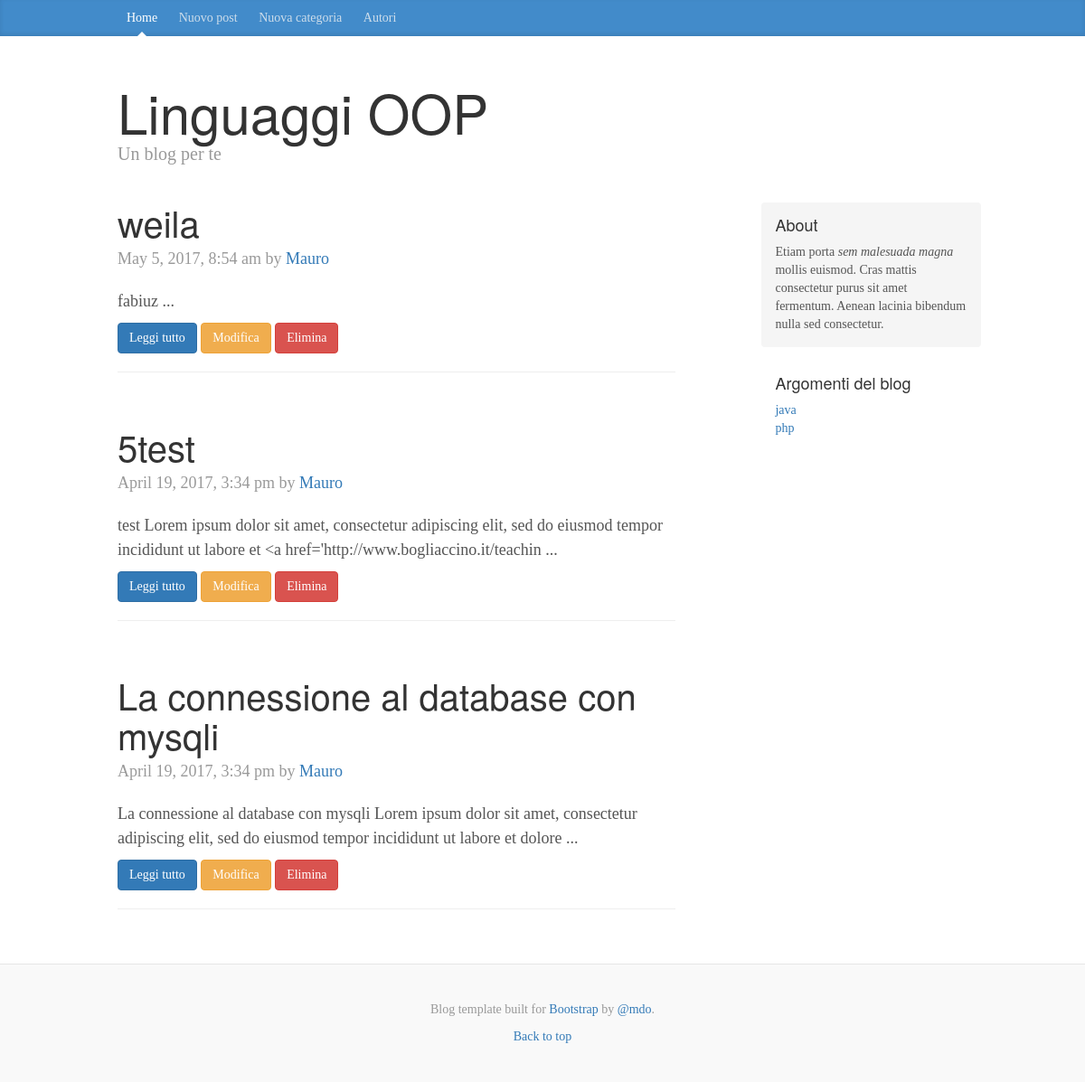
/index.php?id_cat=1, run on the app's committed database.
### tables this page shows
CREATE TABLE `posts` (
  `id` int(11) NOT NULL,
  `titolo` varchar(255) NOT NULL,
  `sottotitolo` varchar(255) NOT NULL,
  `testo` text NOT NULL,
  `immagine` varchar(255) NOT NULL,
  `id_categoria` int(11) NOT NULL,
  `data_post` timestamp NOT NULL DEFAULT CURRENT_TIMESTAMP ON UPDATE CURRENT_TIMESTAMP
);

CREATE TABLE `categorie` (
  `id_categoria` int(11) NOT NULL,
  `categoria` varchar(25) NOT NULL
);

### includes/database.php (called while the page is built, shortened)
<?php
class Database {
    private $host = DB_HOST;
    private $user = DB_USER;
    private $pass = DB_PASS;
    private $dbname = DB_NAME;
    public $link;
    public function connetti() {
        $this->link = mysqli_connect($this->host, $this->user, $this->pass, $this->dbname);
    }
    public function select($query) {
        $result = mysqli_query($this->link, $query);
        if ($result->num_rows > 0){
            return $result;
        } else
            return false;
    }
}

### includes/funzioni.php (called while the page is built)
<?php
function formattaData($param) {
    return date("F j, Y, g:i a", strtotime($param));
}

### includes/content.php (the view, shortened to what this page needs)
<?php
$categoria = isset($_REQUEST['id_cat']) ? $_REQUEST['id_cat'] : false;
$paginazione = isset($_REQUEST['start']) ? $_REQUEST['start'] : 1;
$start = $paginazione ? ($paginazione - 1) * MAX_POST_PAGE : 0;
$order = " order by data_post desc ";
$limite = "limit $start ,".MAX_POST_PAGE." ";
$query = "SELECT * FROM posts ";
if ($categoria)
    $query .= " WHERE id_categoria = $categoria ";
$query.= $order;
$query .= $limite;
$posts = $DB->select($query);
?>
    <div class="col-sm-8 blog-main">
<?php while ($row = mysqli_fetch_array($posts)) : ?>
    <div class="blog-post">
        <h2 class="blog-post-title"><?= $row['titolo'] ?></h2>
        <p class="blog-post-meta"><?= formattaData($row['data_post']) ?> by <a href="#">Mauro</a></p>
        <p><?= htmlspecialchars(substr($row['testo'], 0, 150)) ?> ... </p>
        <p>
            <a href="?view=single&id_post=<?= $row['id'] ?>" class="btn btn-primary">Leggi tutto</a>
            <a href="?view=modifica&id_post=<?= $row['id'] ?>" class="btn btn-warning">Modifica</a>
            <a href="?view=elimina&id_post=<?= $row['id'] ?>" class="btn btn-danger">Elimina</a>
        </p>
        <hr>
    </div>
<?php endwhile; ?>
    </div>

### includes/sidebar.php
<?php
$query = "SELECT * FROM categorie order by categoria";
$elencocategorie = $DB->select($query);
?>
<div class="col-sm-3 col-sm-offset-1 blog-sidebar">
    <div class="sidebar-module sidebar-module-inset">
        <h4>About</h4>
        <p>Etiam porta <em>sem malesuada magna</em> mollis euismod. Cras mattis consectetur purus sit amet fermentum. Aenean lacinia bibendum nulla sed consectetur.</p>
    </div>
    <div class="sidebar-module">
        <h4>Argomenti del blog</h4>
        <ol class="list-unstyled">
            <?php while ($row = mysqli_fetch_array($elencocategorie)) : ?>
                <li><a href="index.php?id_cat=<?= $row['id_categoria'] ?>"><?= $row['categoria'] ?></a></li>
            <?php endwhile; ?>
        </ol>
    </div>
</div>

### css/blog.css (style rules this page uses)
body { font-family: Georgia, "Times New Roman", Times, serif; color: #555; }
h1, .h1, h2, .h2, h3, .h3, h4, .h4, h5, .h5, h6, .h6 { margin-top: 0; font-family: "Helvetica Neue", Helvetica, Arial, sans-serif; font-weight: normal; color: #333; }
.blog-main { font-size: 18px; line-height: 1.5; }
.sidebar-module { padding: 15px; margin: 0 -15px 15px; }
.sidebar-module-inset { padding: 15px; background-color: #f5f5f5; border-radius: 4px; }
.sidebar-module-inset p:last-child, .sidebar-module-inset ul:last-child, .sidebar-module-inset ol:last-child { margin-bottom: 0; }
.blog-post { margin-bottom: 60px; }
.blog-post-title { margin-bottom: 5px; font-size: 40px; }
.blog-post-meta { margin-bottom: 20px; color: #999; }

### data on the page
posts: titolo "weila", data_post "May 5, 2017, 8:54 am", testo "fabiuz"
posts: titolo "5test", data_post "April 19, 2017, 3:34 pm", testo "test Lorem ipsum dolor sit amet, consectetur adipiscing elit, sed do eiusmod tempor incididunt ut labore et <a href='http://www.bogliaccino.it/teachin"
posts: titolo "La connessione al database con mysqli", data_post "April 19, 2017, 3:34 pm", testo "La connessione al database con mysqli Lorem ipsum dolor sit amet, consectetur adipiscing elit, sed do eiusmod tempor incididunt ut labore et dolore"
categorie: categoria "java"
categorie: categoria "php"

### other printed values
TITOLO "Linguaggi OOP"
SOTTOTITOLO "Un blog per te"
